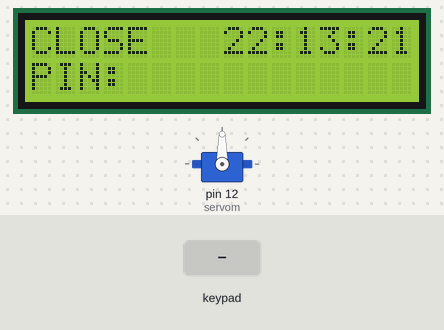
Simulated run of this sketch. Board: Arduino Uno, built with avr-gcc and run on an emulated ATmega328P. On the bench: 16×2 character LCD, servo. Inputs (shaded band) come from the test bench. The local clock reads 2024-03-15 10:24:30 at power-on unless the sketch sets it.

Above: at 1.2 s.
1.3 s: keypad keys 2 0 2 2 0 pressed 0.4 s apart
At 6.6 s:
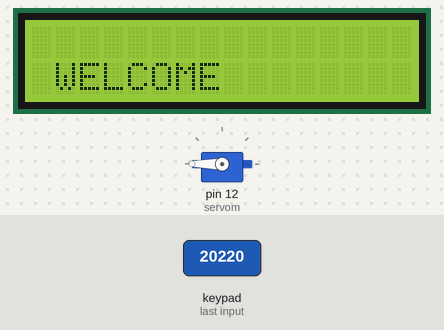
9.3 s: key 'A' pressed
12.3 s: keypad keys 2 0 2 2 0 # pressed 0.4 s apart
At 15.1 s:
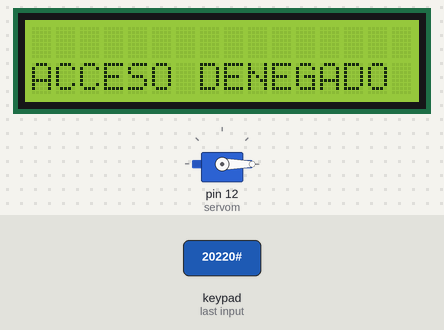
16.2 s: key 'B' pressed
At 18.8 s:
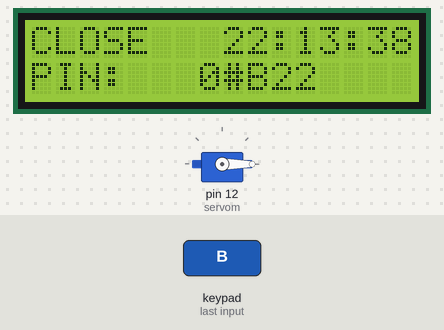
19.2 s: keypad keys 2 0 2 2 0 * pressed 0.4 s apart
At 24.5 s:
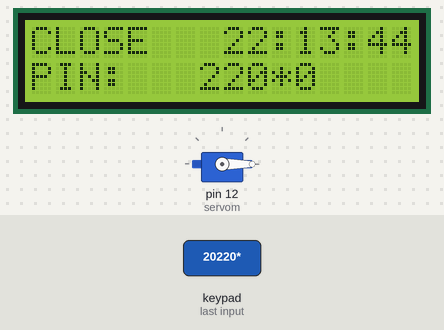
24.6 s: keypad keys 2 3 4 5 D pressed 0.4 s apart
At 29.8 s:
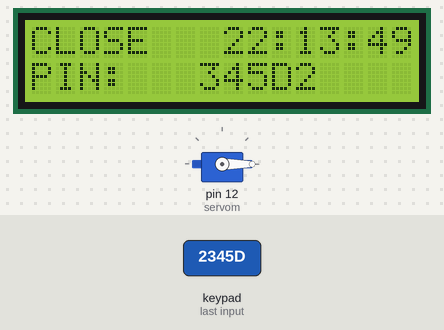
Timing chart, 0 to 30.6 s (numbered marks = the images above; inputs shaded):
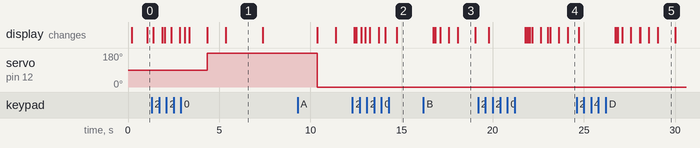

The sketch:

7CDMB.ino
```cpp
//Christian Daniel Marroquín Barrios
//Practica 7
//2022132
//EB5BM
#include <Wire.h>
#include <LiquidCrystal_I2C.h>
#include <Keypad.h>
#include <RTClib.h>
#include <Servo.h>

const int FILAS = 4;
const int COLUMNAS = 4;
int lee;
char keys[FILAS][COLUMNAS] = {
  {'1','2','3','A'},
  {'4','5','6','B'},
  {'7','8','9','C'},
  {'*','0','#','D'}
};
byte pinesFila[FILAS] = {2,3,4,5};
byte pinesColumna[COLUMNAS] = {6,7,8,9};
Keypad teclado = Keypad(makeKeymap(keys), pinesFila, pinesColumna, FILAS, COLUMNAS);
char teclaPrecionada;
char pass[6] = "20220";
char ingresaPass[6];
int indice = 0;
#define lcdAddress 0x27
#define filas 2
#define columnas 16

LiquidCrystal_I2C pantallalcd(lcdAddress, columnas, filas);
Servo servom;
RTC_DS3231 THC;

void setup() {
  pantallalcd.init();
  pantallalcd.backlight();
  THC.begin();
  THC.adjust(DateTime(__DATE__, __TIME__));
  servom.attach(12);
  pantallalcd.clear();
}

void loop() {
  // Mostrar la hora en la pantalla LCD
  pantallalcd.setCursor(8, 0);
  DateTime fecha = THC.now();
  pantallalcd.print(fecha.hour());
  pantallalcd.print(":");
  pantallalcd.print(fecha.minute());
  pantallalcd.print(":");
  pantallalcd.print(fecha.second());
  pantallalcd.setCursor(0, 0);
  pantallalcd.print("CLOSE");
  delay(100);

  // Leer el teclado
  teclaPrecionada = teclado.getKey();

  // Mostrar la contraseña ingresada en la pantalla LCD
  pantallalcd.setCursor(0, 1);
  pantallalcd.print("PIN:");
  if (teclaPrecionada) {
    ingresaPass[indice] = teclaPrecionada;
    indice++;
    pantallalcd.setCursor(7, 1);
    pantallalcd.print(ingresaPass);
  }

  // Verificar la contraseña ingresada y abrir o cerrar la puerta
  if (indice == 5) {
    if (strcmp(pass, ingresaPass) == 0) {
      pantallalcd.setCursor(0, 1);
      pantallalcd.print("ABRE LA PUERTA");
      delay(1000);
      pantallalcd.clear();
      servom.write(360);//mueve el servomotor 360°
      delay(1000);
      pantallalcd.setCursor(1, 1);
      pantallalcd.print("WELCOME");
      delay(2000);
      pantallalcd.clear();
      pantallalcd.setCursor(1, 1);
      pantallalcd.print("CIERRA EN 3");
      delay(3000);
      pantallalcd.clear();
      servom.write(0);
      delay(1000);
      pantallalcd.setCursor(1, 1);
      pantallalcd.print("CERRADA PUERTA");
      delay(1000);
      pantallalcd.setCursor(1, 1);
      pantallalcd.print("CLOSE");
      pantallalcd.clear();
    }
    //deniega la puerta con la contraseña incorrecta
    else{
      pantallalcd.clear();
      pantallalcd.setCursor(0,1);
      pantallalcd.print("ACCESO DENEGADO");
      delay(2000);
      pantallalcd.clear();
    }indice=0;

  }

}
```

Measured:
- after the input at 1.3 s, servo on pin 12 (servom): 90° → 180° after 3.1 s
- after the input at 16.2 s, the display: first differs from a run without the input after 1.9 s (image 3 shows a later state)
- after the input at 19.2 s, the display: first changes after 0.59 s (image 4 shows a later state)
- after the input at 24.6 s, the display: first changes after 0.13 s (image 5 shows a later state)
- what the display in image 1 shows lasts 2.0 s, from 5.4 s to 7.4 s
- what the display in image 5 shows lasts 0.9 s, from 29.1 s to 30.0 s
